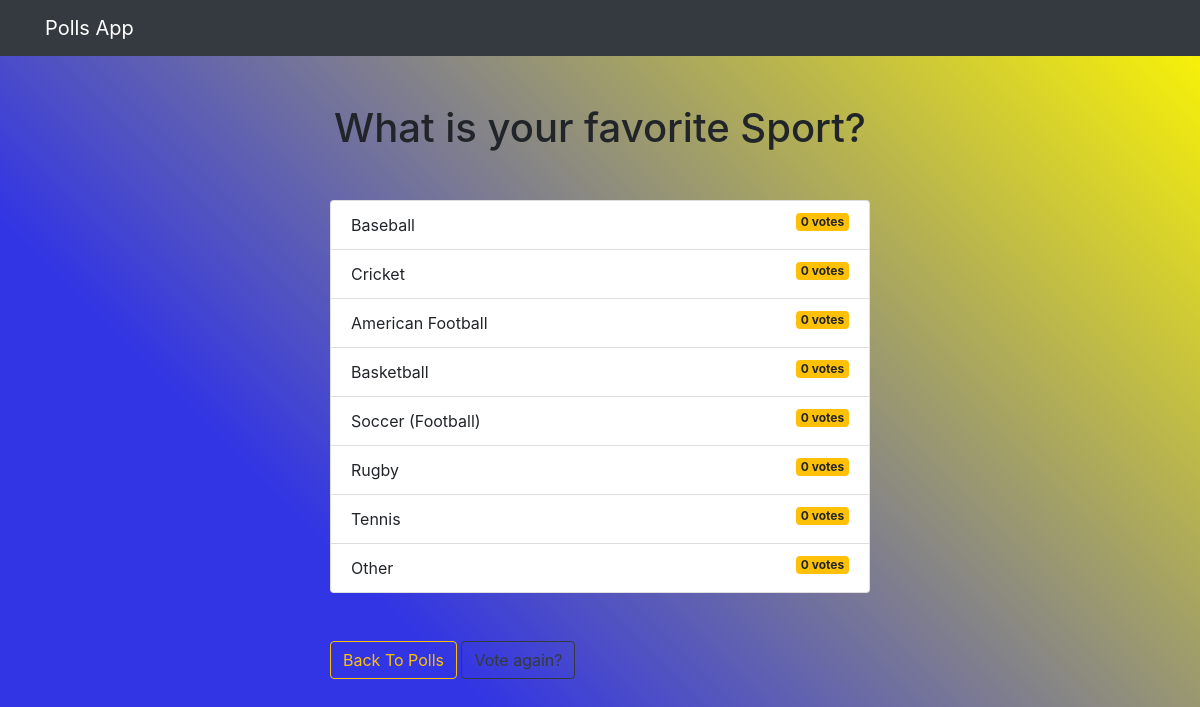
The app's page /polls3/results/ with its own data.
### polls/models.py (models this page shows, shortened)
class Question(models.Model):
    question_text = models.CharField(max_length=200)
    pub_date = models.DateTimeField('date published')

class Choice(models.Model):
    question = models.ForeignKey(Question, on_delete=models.CASCADE)
    choice_text = models.CharField(max_length=200)
    votes = models.IntegerField(default=0)

### polls/views.py (the view)
# urls.py: path('<int:question_id>/results/', views.results, name='results'),
def results(request, question_id):
    question = get_object_or_404(Question, pk=question_id)
    return render(request, 'polls/results.html', {'question': question})

### templates/polls/results.html
{% extends 'base.html' %}
{% block content %}
<h1 class="mb-5 text-center">{{ question.question_text }}</h1>
<ul class="list-group mb-5">
    {% for choice in question.choice_set.all %}
    <li class="list-group-item">
        {{ choice.choice_text }} <span class="badge badge-warning float-right">{{ choice.votes }}
            vote{{ choice.votes | pluralize }}</span>
    </li>
    {% endfor %}
</ul>
<a class="btn btn-outline-warning" href="{% url 'polls:index' %}">Back To Polls</a>
<a class="btn btn-outline-dark" href="{% url 'polls:detail' question.id %}">Vote again?</a>
{% endblock %}

### static/css/base.css (style rules this page uses)
body { background-image: linear-gradient(45deg, #3235e4 29%, #fff800); height: 100vh; }

### records on screen
Question: question_text "What is your favorite Sport?"
Choice: choice_text "Baseball", votes "0", votes|pluralize "s"
Choice: choice_text "Cricket", votes "0", votes|pluralize "s"
Choice: choice_text "American Football", votes "0", votes|pluralize "s"
Choice: choice_text "Basketball", votes "0", votes|pluralize "s"
Choice: choice_text "Soccer (Football)", votes "0", votes|pluralize "s"
Choice: choice_text "Rugby", votes "0", votes|pluralize "s"
Choice: choice_text "Tennis", votes "0", votes|pluralize "s"
Choice: choice_text "Other", votes "0", votes|pluralize "s"
